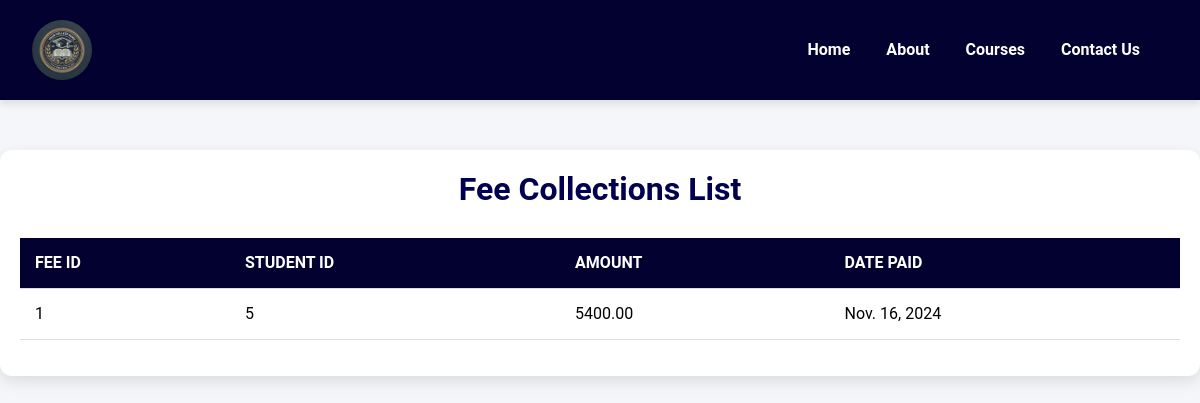
Page /show-fees/ on the committed database.
### dbms/models.py (models this page shows, shortened)
class FeeCollection(models.Model):
    id = models.AutoField(primary_key=True)
    student = models.ForeignKey(RegisteredStudent, on_delete=models.CASCADE)  # FK to RegisteredStudent
    amount = models.DecimalField(max_digits=10, decimal_places=2)
    date_paid = models.DateField()

### dbms/views.py (the view)
# urls.py: path('show-fees/', show_fees, name='show_fees'),
def show_fees(request):
    fees = FeeCollection.objects.all()  # Fetch all fee collections
    context = {
        'fees': fees,
    }
    return render(request, 'show_fees.html', context)

### templates/show_fees.html (shortened to what this page needs)
{% load static %}
<!DOCTYPE html>
<html lang="en">
<head>
    <link rel="stylesheet" href="https://cdn.jsdelivr.net/npm/bootstrap@5.3.3/dist/css/bootstrap.min.css" />
    <link rel="stylesheet" href="https://cdn.jsdelivr.net/npm/bootstrap@5.3.3/dist/css/bootstrap.min.css" />
    <link rel="stylesheet" href="{% static 'lib.css' %}" />
    <link rel="stylesheet" href="{% static 'lib.css' %}">
</head>
<body>
    <nav class="navbar navbar-expand-lg">
        <div class="container-fluid">
            <a class="navbar-brand" href="#">
                <img src="{% static 'images/logo.png' %}" alt="College Logo" />
            </a>
            <div class="collapse navbar-collapse" id="navbarNav">
                <ul class="navbar-nav ms-auto">
                    <li class="nav-item">
                        <a class="nav-link" href="{% url 'home' %}"> <b>Home</b></a>
                    </li>
                    <li class="nav-item">
                        <a class="nav-link" href="{% url 'about' %}"> <b>About</b></a>
                    </li>
                    <li class="nav-item">
                        <a class="nav-link" href="{% url 'show_courses' %}"> <b>Courses</b></a>
                    </li>
                    <li class="nav-item">
                        <a class="nav-link" href="{% url 'contact' %}"> <b>Contact Us</b></a>
                    </li>
                </ul>
            </div>
        </div>
    </nav>
    <div class="container">
        <h2>Fee Collections List</h2>
        <table class="table">
            <thead>
                <tr>
                    <th>Fee ID</th>
                    <th>Student ID</th>
                    <th>Amount</th>
                    <th>Date Paid</th>
                </tr>
            </thead>
            <tbody>
                {% for fee in fees %}
                <tr>
                    <td>{{ fee.id }}</td>
                    <td>{{ fee.student_id }}</td>
                    <td>{{ fee.amount }}</td>
                    <td>{{ fee.date_paid }}</td>
                </tr>
                {% endfor %}
            </tbody>
        </table>
    </div>
</body>
</html>

### dbms/static/lib.css (style rules this page uses)
*, *::before, *::after { box-sizing: border-box; margin: 0; padding: 0; }
body { background-color: #f4f6f9; font-family: "Roboto", sans-serif; color: #333; line-height: 1.6; font-size: 16px; }
.navbar { background-color: #02012f; padding: 15px 20px; box-shadow: 0 4px 8px rgba(0, 0, 0, 0.1); }
.navbar-brand { display: flex; align-items: center; }
.navbar-brand img { height: 60px; border-radius: 50%; margin-right: 10px; }
.nav-link { color: #ffffff !important; margin-right: 20px; font-size: 1rem; font-weight: 500; transition: color 0.3s ease; }

### templates/show_fees.html (style rules this page uses)
.container { max-width: 1200px; margin: 50px auto; padding: 20px; background-color: #ffffff; border-radius: 12px; box-shadow: 0 6px 15px rgba(0, 0, 0, 0.1); }
body { font-family: "Roboto", sans-serif; }
.table { width: 100%; border-collapse: collapse; margin-top: 20px; text-align: left; background-color: #f4f6f9; }
.table th, .table td { padding: 12px 15px; border-bottom: 1px solid #ddd; }
.table th { background-color: #02012f; color: #ffffff; font-weight: 700; text-transform: uppercase; }
h2 { text-align: center; color: #010050; font-size: 2rem; margin-bottom: 30px; font-weight: 600; }

### rows in the picture
FeeCollection: id "1", student_id "5", amount "5400.00", date_paid "Nov. 16, 2024"
